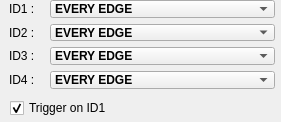
                                <widget class="QWidget" name="C4">
                                    <property name="geometry">
                                        <rect>
                                            <x>0</x>
                                            <y>0</y>
                                            <width>281</width>
                                            <height>122</height>
                                        </rect>
                                    </property>
                                    <attribute name="label">
                                        <string>Four Channel Mode</string>
                                    </attribute>
                                    <widget class="QComboBox" name="C4_M4">
                                        <property name="geometry">
                                            <rect>
                                                <x>50</x>
                                                <y>71</y>
                                                <width>225</width>
                                                <height>18</height>
                                            </rect>
                                        </property>
                                        <property name="font">
                                            <font>
                                                <pointsize>9</pointsize>
                                                <weight>75</weight>
                                                <bold>true</bold>
                                            </font>
                                        </property>
                                        <property name="currentIndex">
                                            <number>1</number>
                                        </property>
                                        <item>
                                            <property name="text">
                                                <string>DISABLED</string>
                                            </property>
                                        </item>
                                        <item>
                                            <property name="text">
                                                <string>EVERY EDGE</string>
                                            </property>
                                        </item>
                                        <item>
                                            <property name="text">
                                                <string>FALLING EDGES ONLY</string>
                                            </property>
                                        </item>
                                        <item>
                                            <property name="text">
                                                <string>RISING EDGES ONLY</string>
                                            </property>
                                        </item>
                                    </widget>
                                    <widget class="QLabel" name="label_11">
                                        <property name="geometry">
                                            <rect>
                                                <x>9</x>
                                                <y>47</y>
                                                <width>30</width>
                                                <height>18</height>
                                            </rect>
                                        </property>
                                        <property name="text">
                                            <string>ID3 :</string>
                                        </property>
                                    </widget>
                                    <widget class="QComboBox" name="C4_M1">
                                        <property name="geometry">
                                            <rect>
                                                <x>50</x>
                                                <y>0</y>
                                                <width>225</width>
                                                <height>18</height>
                                            </rect>
                                        </property>
                                        <property name="font">
                                            <font>
                                                <pointsize>9</pointsize>
                                                <weight>75</weight>
                                                <bold>true</bold>
                                            </font>
                                        </property>
                                        <property name="currentIndex">
                                            <number>1</number>
                                        </property>
                                        <item>
                                            <property name="text">
                                                <string>DISABLED</string>
                                            </property>
                                        </item>
                                        <item>
                                            <property name="text">
                                                <string>EVERY EDGE</string>
                                            </property>
                                        </item>
                                        <item>
                                            <property name="text">
                                                <string>FALLING EDGES ONLY</string>
                                            </property>
                                        </item>
                                        <item>
                                            <property name="text">
                                                <string>RISING EDGES ONLY</string>
                                            </property>
                                        </item>
                                    </widget>
                                    <widget class="QLabel" name="label_12">
                                        <property name="geometry">
                                            <rect>
                                                <x>9</x>
                                                <y>71</y>
                                                <width>30</width>
                                                <height>18</height>
                                            </rect>
                                        </property>
                                        <property name="text">
                                            <string>ID4 :</string>
                                        </property>
                                    </widget>
                                    <widget class="QComboBox" name="C4_M3">
                                        <property name="geometry">
                                            <rect>
                                                <x>50</x>
                                                <y>47</y>
                                                <width>225</width>
                                                <height>18</height>
                                            </rect>
                                        </property>
                                        <property name="font">
                                            <font>
                                                <pointsize>9</pointsize>
                                                <weight>75</weight>
                                                <bold>true</bold>
                                            </font>
                                        </property>
                                        <property name="currentIndex">
                                            <number>1</number>
                                        </property>
                                        <item>
                                            <property name="text">
                                                <string>DISABLED</string>
                                            </property>
                                        </item>
                                        <item>
                                            <property name="text">
                                                <string>EVERY EDGE</string>
                                            </property>
                                        </item>
                                        <item>
                                            <property name="text">
                                                <string>FALLING EDGES ONLY</string>
                                            </property>
                                        </item>
                                        <item>
                                            <property name="text">
                                                <string>RISING EDGES ONLY</string>
                                            </property>
                                        </item>
                                    </widget>
                                    <widget class="QComboBox" name="C4_M2">
                                        <property name="geometry">
                                            <rect>
                                                <x>50</x>
                                                <y>24</y>
                                                <width>225</width>
                                                <height>17</height>
                                            </rect>
                                        </property>
                                        <property name="font">
                                            <font>
                                                <pointsize>9</pointsize>
                                                <weight>75</weight>
                                                <bold>true</bold>
                                            </font>
                                        </property>
                                        <property name="currentIndex">
                                            <number>1</number>
                                        </property>
                                        <item>
                                            <property name="text">
                                                <string>DISABLED</string>
                                            </property>
                                        </item>
                                        <item>
                                            <property name="text">
                                                <string>EVERY EDGE</string>
                                            </property>
                                        </item>
                                        <item>
                                            <property name="text">
                                                <string>FALLING EDGES ONLY</string>
                                            </property>
                                        </item>
                                        <item>
                                            <property name="text">
                                                <string>RISING EDGES ONLY</string>
                                            </property>
                                        </item>
                                    </widget>
                                    <widget class="QLabel" name="label_4">
                                        <property name="geometry">
                                            <rect>
                                                <x>9</x>
                                                <y>0</y>
                                                <width>30</width>
                                                <height>18</height>
                                            </rect>
                                        </property>
                                        <property name="text">
                                            <string>ID1 :</string>
                                        </property>
                                    </widget>
                                    <widget class="QLabel" name="label_9">
                                        <property name="geometry">
                                            <rect>
                                                <x>9</x>
                                                <y>24</y>
                                                <width>30</width>
                                                <height>17</height>
                                            </rect>
                                        </property>
                                        <property name="text">
                                            <string>ID2 :</string>
                                        </property>
                                    </widget>
                                    <widget class="QCheckBox" name="FourChanTrig">
                                        <property name="geometry">
                                            <rect>
                                                <x>10</x>
                                                <y>95</y>
                                                <width>256</width>
                                                <height>26</height>
                                            </rect>
                                        </property>
                                        <property name="text">
                                            <string>Trigger on ID1</string>
                                        </property>
                                        <property name="checked">
                                            <bool>true</bool>
                                        </property>
                                    </widget>
                                </widget>
